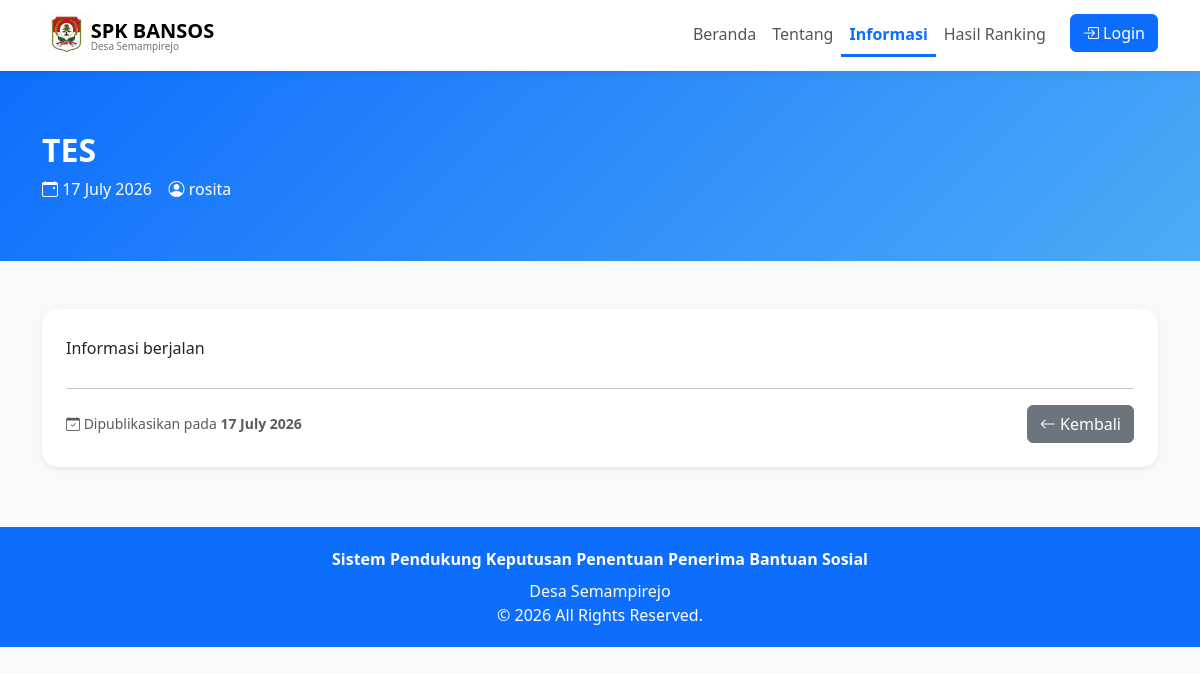
/detail-informasi.php?id=1, run on the app's committed database.
### tables this page shows
CREATE TABLE `tb_informasi` (
  `id_informasi` int(11) NOT NULL,
  `judul` varchar(150) NOT NULL,
  `isi` text NOT NULL,
  `tanggal` date NOT NULL,
  `id_user` int(11) NOT NULL
);

CREATE TABLE `tb_user` (
  `id_user` int(11) NOT NULL,
  `username` varchar(50) NOT NULL,
  `password` varchar(255) NOT NULL,
  `role` enum('Admin','Kepala Desa') NOT NULL
);

### public/detail-informasi.php (the view, shortened to what this page needs)
<?php
include "../config/koneksi.php";
$id = (int)$_GET['id'];
$query = mysqli_query($conn,"
SELECT
    i.*,
    u.username
FROM tb_informasi i
LEFT JOIN tb_user u
ON i.id_user=u.id_user
WHERE i.id_informasi='$id'
");
$data = mysqli_fetch_assoc($query);
?>
<!DOCTYPE html>
<html lang="id">
<head>
<link href="https://cdn.jsdelivr.net/npm/bootstrap@5.3.3/dist/css/bootstrap.min.css" rel="stylesheet">
<link href="https://cdn.jsdelivr.net/npm/bootstrap-icons@1.11.3/font/bootstrap-icons.css" rel="stylesheet">
</head>
<body>
<nav class="navbar navbar-expand-lg bg-white">
<div class="container">
<a class="navbar-brand d-flex align-items-center"
href="index.php">
<img src="../assets/img/logo.png"
style="height:45px; width:auto;">
<div class="lh-1">
<span class="fw-bold fs-5">
SPK BANSOS
</span>
<small
class="d-block text-secondary"
style="font-size:10px;">
Desa Semampirejo
</small>
</div>
</a>
<div
class="collapse navbar-collapse"
id="menu">
<ul class="navbar-nav ms-auto">
<li class="nav-item">
<a class="nav-link"
href="index.php">
Beranda
</a>
</li>
<li class="nav-item">
<a class="nav-link"
href="tentang.php">
Tentang
</a>
</li>
<li class="nav-item">
<a class="nav-link active"
href="informasi.php">
Informasi
</a>
</li>
<li class="nav-item">
<a class="nav-link"
href="hasil.php">
Hasil Ranking
</a>
</li>
<li class="nav-item">
<a class="btn btn-primary ms-3"
href="../auth/login.php">
<i class="bi bi-box-arrow-in-right"></i>
Login
</a>
</li>
</ul>
</div>
</div>
</nav>
<section class="hero">
<div class="container">
<h2 class="fw-bold">
<?= htmlspecialchars($data['judul']); ?>
</h2>
<p class="mb-0">
<i class="bi bi-calendar-event"></i>
<?= date('d F Y',strtotime($data['tanggal'])); ?>
<i class="bi bi-person-circle"></i>
<?= htmlspecialchars($data['username']); ?>
</p>
</div>
</section>
<div class="container my-5">
<div class="card shadow-sm">
<div class="card-body p-4">
    <div class="mb-4">
    <p class="text-justify" style="line-height:1.9; text-align:justify;">
        <?= nl2br(htmlspecialchars($data['isi'])); ?>
    </p>
</div>
<hr>
<div class="d-flex justify-content-between align-items-center">
    <small class="text-muted">
        <i class="bi bi-calendar-check"></i>
        Dipublikasikan pada
        <strong>
            <?= date('d F Y', strtotime($data['tanggal'])); ?>
        </strong>
    </small>
    <a href="informasi.php"
       class="btn btn-secondary">
        <i class="bi bi-arrow-left"></i>
        Kembali
    </a>
</div>
</div>
</div>
</div>
<footer>
    <div class="container text-center">
        <div class="mb-2">
            <strong>
                Sistem Pendukung Keputusan Penentuan Penerima Bantuan Sosial
            </strong>
        </div>
        Desa Semampirejo
        <br>
        © <?= date('Y'); ?> All Rights Reserved.
    </div>
</footer>
</body>
</html>

### public/detail-informasi.php (style rules this page uses)
body { font-family:'Segoe UI',sans-serif; background:#f8f9fa; }
.navbar { box-shadow:0 2px 10px rgba(0,0,0,.08); }
.hero { background:linear-gradient(135deg,#0d6efd,#4dabf7); color:white; padding:60px 0; }
.nav-link { color:#555!important; font-weight:500; }
.nav-link.active { color:#0d6efd!important; font-weight:700; border-bottom:3px solid #0d6efd; }
.card { border:none; border-radius:15px; }
footer { margin-top:60px; background:#0d6efd; color:white; padding:20px; }

### data on the page
tb_informasi: judul "TES", tanggal "17 July 2026", id_user.username "rosita", isi "Informasi berjalan"
